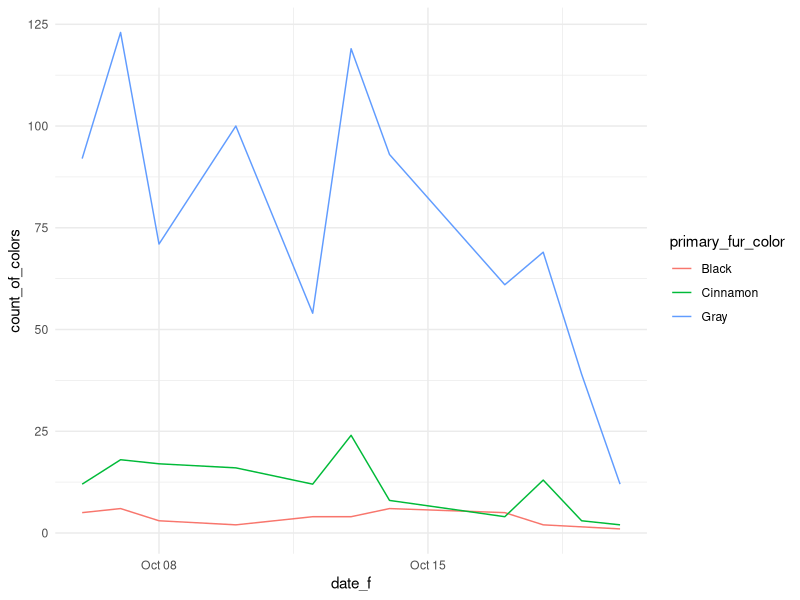
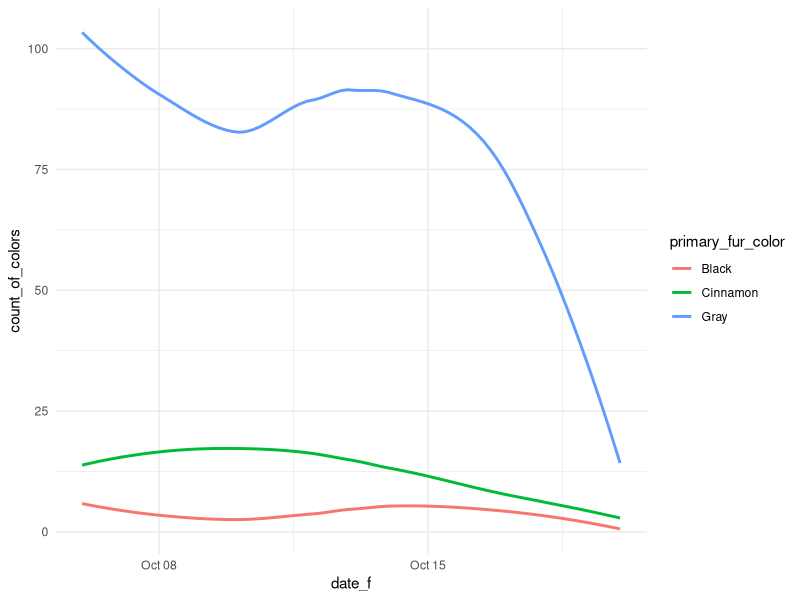

Write the R code that produced these figures, in order.
## ---- chunk 1
library(tidyverse)
library(ggplot2)
# install.packages('patchwork')
library(patchwork)

theme_set(theme_minimal())
knitr::opts_chunk$set(dpi = 200)
## ---- chunk 2
squirrel_subset <- read.csv('squirrels_subset.csv')
squirrel_subset <- filter(squirrel_subset, !is.na(primary_fur_color))

squirrel_subset <- squirrel_subset %>%
  mutate(date_f = as.Date.character(date, format = '%m%d%Y'))
## ---- chunk 3
squirrel_subset %>%
  group_by(date_f, primary_fur_color) %>%
  summarise(count_of_colors = n()) %>% 
  ggplot() + 
  aes(x = date_f, y = count_of_colors, color = primary_fur_color) + 
  geom_line()
## ---- chunk 4
squirrel_subset %>%
  group_by(date_f, primary_fur_color) %>%
  summarise(count_of_colors = n()) %>% 
  ggplot() + 
  aes(x = date_f, y = count_of_colors, color = primary_fur_color) + 
  stat_smooth(span = .8, se = FALSE)
